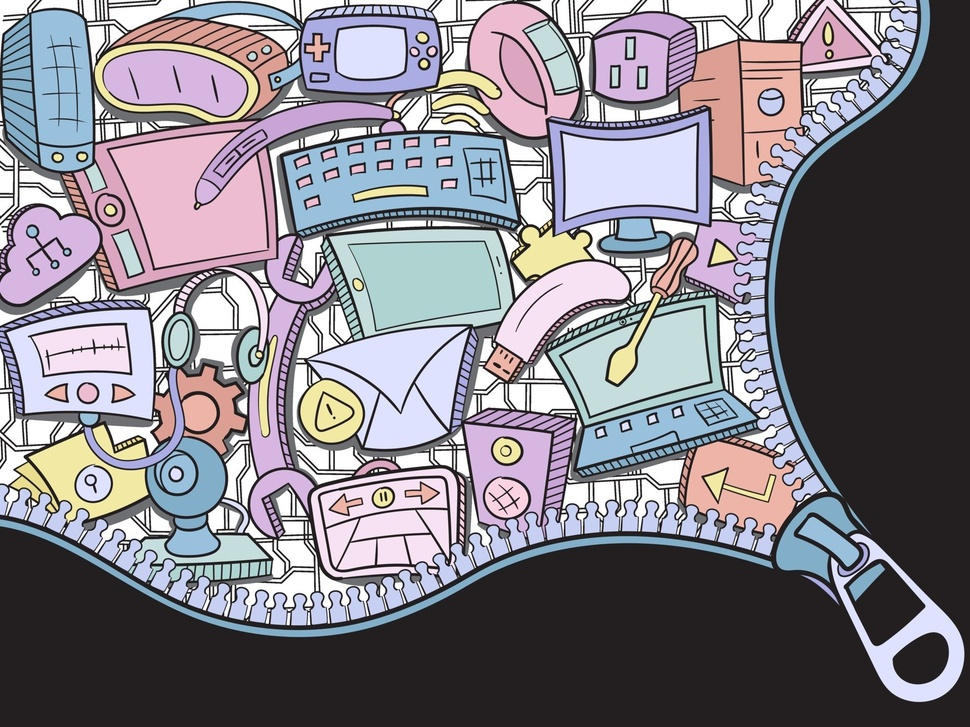
#> input picture doodle.jpg, 970 x 727 px, shrunk from 1920 x 1440 before the run
$ python basicfilter.py
#> lines starting #> are read from the running program, lines starting #| are printed output that depends on the picture
#low and high pass filter
import cv2
import numpy as np

img=cv2.imread("doodle.jpg")
#> img is the input picture: shape (727, 970, 3); mean B, G, R 135.6, 127.4, 131.4
kernal=np.array([[1,1,1,1],[1,1,1,1],[1,1,1,1],[1,1,1,1]])#max resultss if 5x5 matrix
kernal=kernal/sum(kernal)

img=cv2.filter2D(img,-1,kernal)
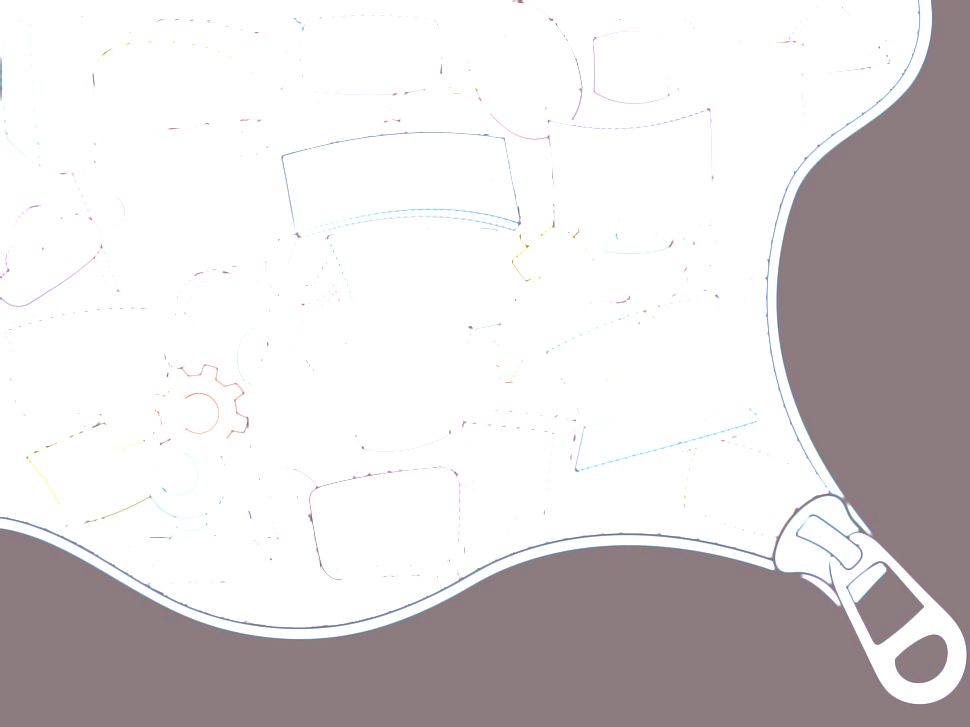
#> img: shape (727, 970, 3); mean B, G, R 216.4, 214.9, 219.5
cv2.imshow("lowpassfilter",img)
cv2.waitKey(0)
cv2.imwrite("lowpassfilter.jpg",img)

#edge detection

kernel=np.array([[0,-1,0],[-1,4,-1],[0,-1,0]])
kernel=kernel/(np.sum(kernel)if np.sum(kernel)!=0 else 1)
img_ = cv2.filter2D(img,-1,kernel)
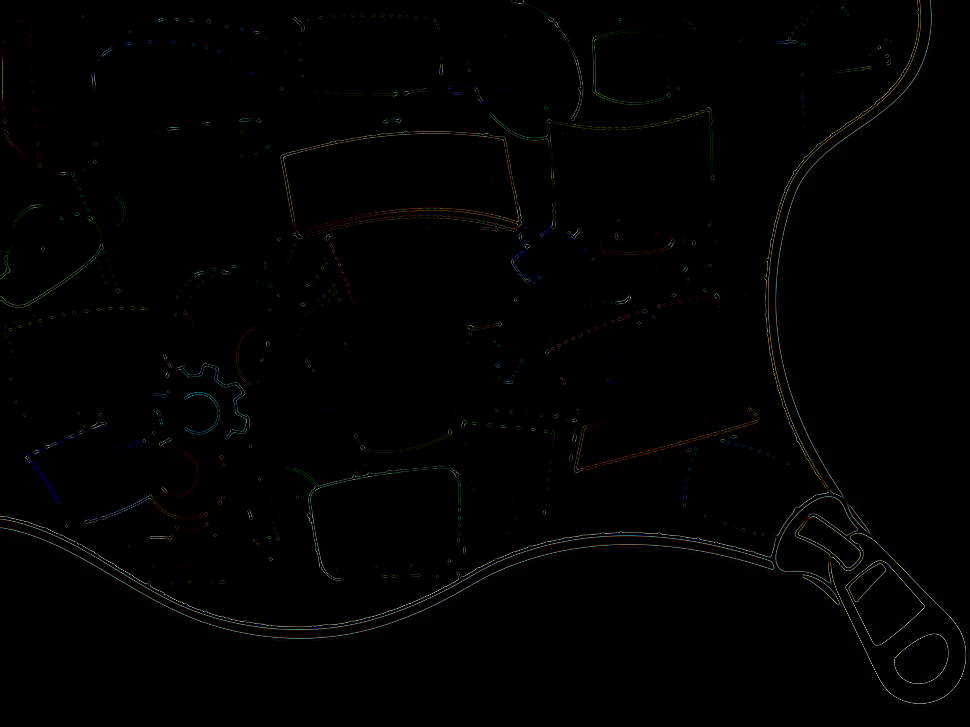
#> img_: shape (727, 970, 3); mean B, G, R 1.2, 1.5, 1.4
cv2.imshow("highpassfilter",img_)
cv2.waitKey(0)
cv2.imwrite("highpassfilter.jpg",img_)

$ run again, with 59561.jpg copied over doodle.jpg
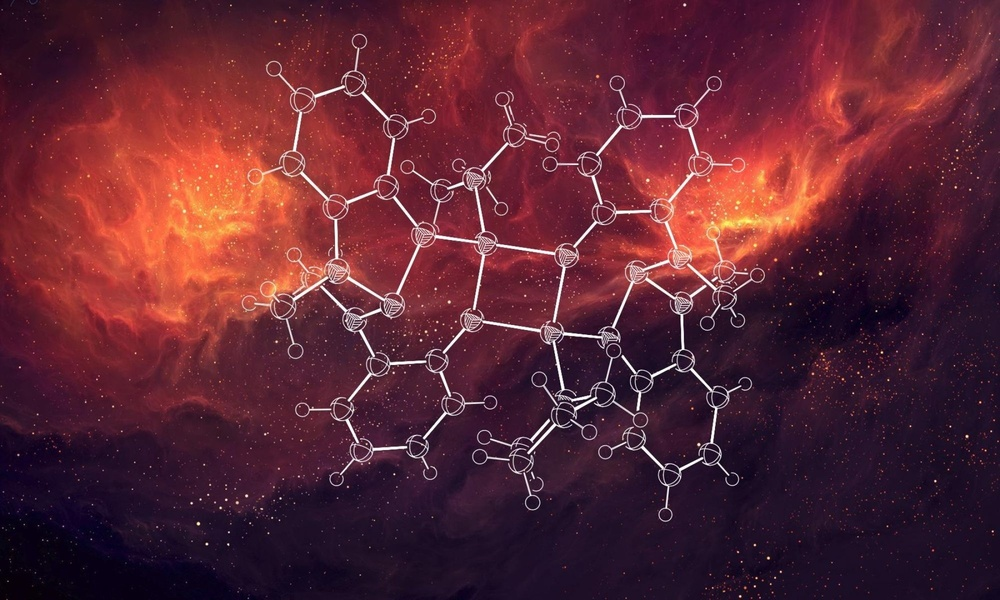
#> input picture 59561.jpg, 1000 x 600 px, shrunk from 2000 x 1200 before the run
#> img is the input picture: shape (600, 1000, 3); mean B, G, R 51.3, 37.5, 92.4
#> `img=cv2.filter2D(img,-1,kernal)`:
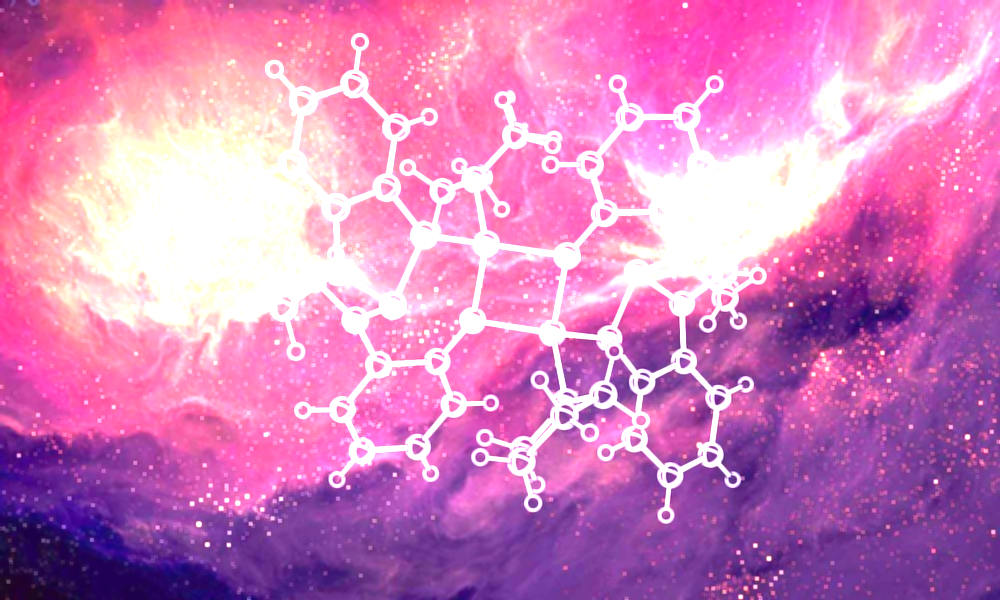
#> img: shape (600, 1000, 3); mean B, G, R 189.4, 128.5, 211.8
#> `img_ = cv2.filter2D(img,-1,kernel)`:
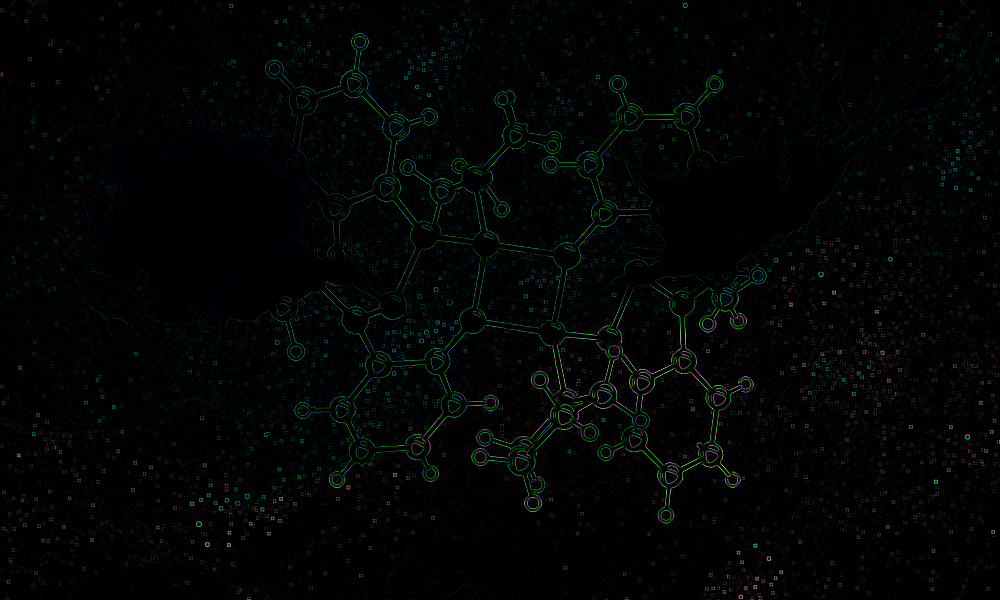
#> img_: shape (600, 1000, 3); mean B, G, R 3.8, 4.5, 1.7
